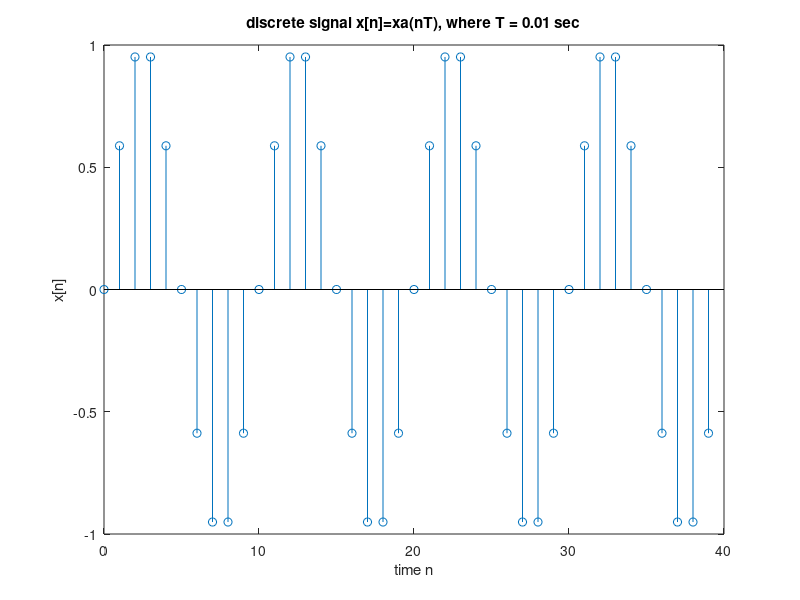

This figure's MATLAB source:
% Generating a discrete-time signal x
clear;
f0=10;          % 10 Hz sine wave
Length=0.4      % Total length =0.4 sec
T=0.01;        % sampling period = 0.01 sec
N=Length/T;
n=0:1:N-1;
x=sin(2*pi*f0*n*T);
stem(n,x);
xlabel('time n'); ylabel('x[n]');
title('discrete signal x[n]=xa(nT), where T = 0.01 sec');

